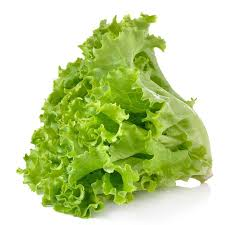
#> input picture greenhouse/images/obj1.jpg, 225 x 225 px; its folder holds 4 pictures in this run
$ python extract_features.py
#> lines starting #> are read from the running program, lines starting #| are printed output that depends on the picture; after the words box and inside, x2 and y2 are one past the last pixel; in counts of white or black regions, pixels touching at a corner belong together
import cv2
import numpy as np
import pandas as pd
import os

def extract_features(image_path):
#> called with image_path = 'images/obj1.jpg'
    img = cv2.imread(image_path)
#> img is the input picture: shape (225, 225, 3); mean B, G, R 152.1, 212.1, 194.7
    img_hsv = cv2.cvtColor(img, cv2.COLOR_BGR2HSV)
#> img_hsv: shape (225, 225, 3); mean H, S, V 28.3, 92.8, 212.2

    # Зелёный диапазон
    lower_green = np.array([25, 40, 20])
    upper_green = np.array([85, 255, 255])

    mask = cv2.inRange(img_hsv, lower_green, upper_green)
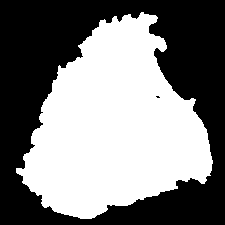
#> mask: shape (225, 225); 49.7% white; 1 white region, box (x1, y1, x2, y2) and area: (16, 12, 213, 219) 25136

    # Площадь зелёных пикселей
    green_area = np.sum(mask > 0)
#> green_area = 25136

    # Bounding box
    coords = cv2.findNonZero(mask)
#> coords = contour of 25136 points, box (x1, y1, x2, y2) (16, 12, 213, 219), area 524
    x, y, w, h = cv2.boundingRect(coords)
#> x = 16; y = 12; w = 197; h = 207

    return green_area, w, h

# Генерация таблицы
images_dir = "images"
rows = []

for filename in os.listdir(images_dir):
    if filename.lower().endswith((".jpg", ".png")):
        path = os.path.join(images_dir, filename)
        area, w, h = extract_features(path)
#> area = 25136; w = 197; h = 207
        rows.append({
            "filename": filename,
            "area_px": area,
            "width_px": w,
            "height_px": h
        })
#> pass 2 of the loop `for filename in os.listdir(images_dir):`:
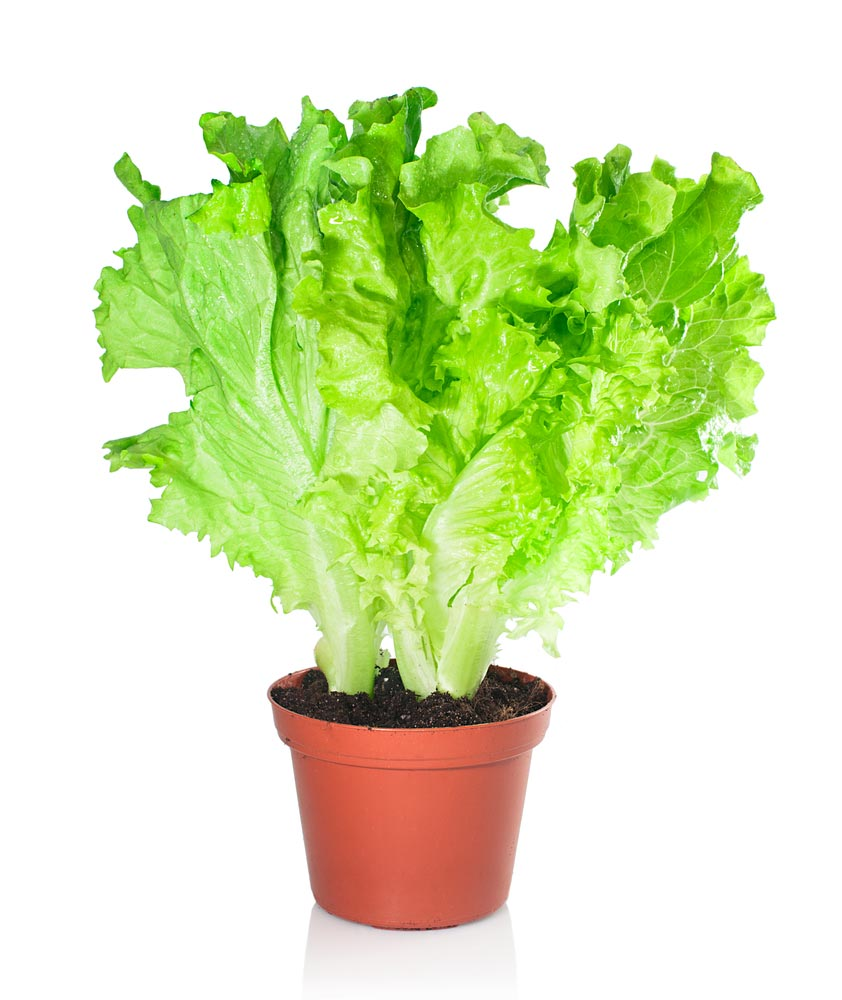
#> input picture greenhouse/images/obj10.jpg, 842 x 1000 px
#> in extract_features, img is the input picture: shape (1000, 842, 3); mean B, G, R 181.8, 230.3, 215.6
#> img_hsv: shape (1000, 842, 3); mean H, S, V 19, 67.3, 236.2
#> in extract_features (call 2), `mask = cv2.inRange(img_hsv, lower_green, upper_green)`:
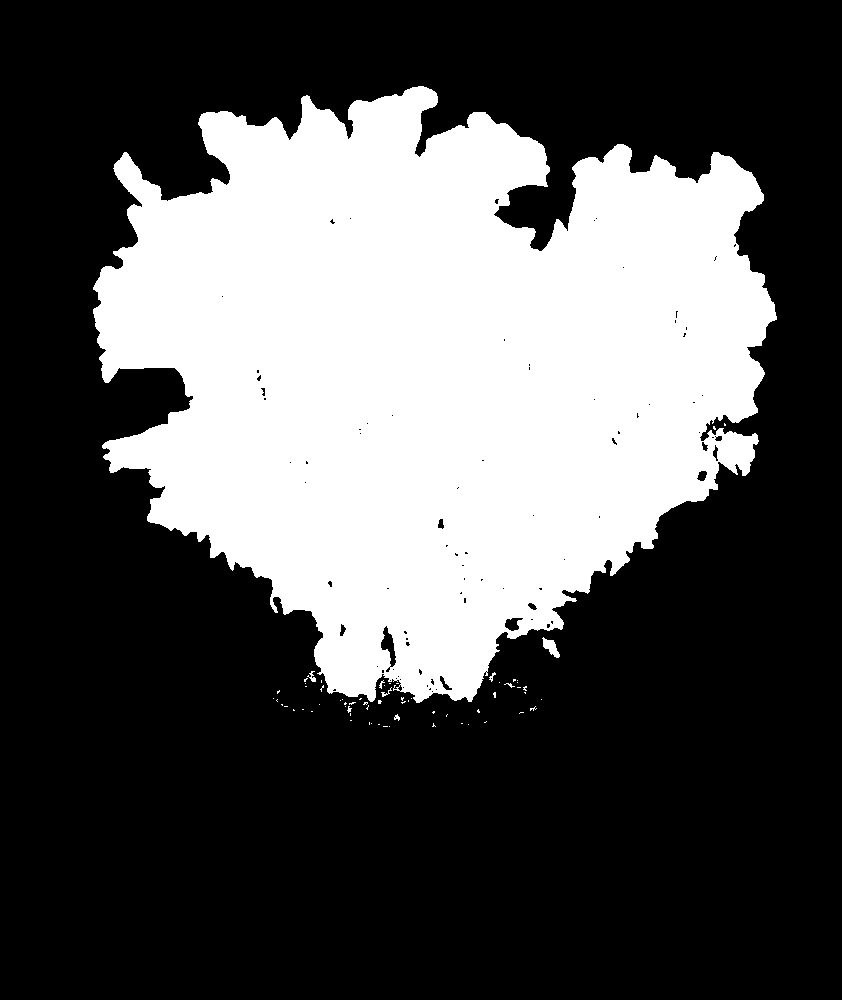
#> mask: shape (1000, 842); 33.2% white; 66 white regions (59 under 20 px), largest, box (x1, y1, x2, y2) and area: (93, 86, 777, 703) 279183, (542, 637, 560, 658) 183, (307, 671, 316, 682) 44
#> green_area = 279800
#> coords = contour of 279800 points, box (x1, y1, x2, y2) (93, 86, 777, 727), area 1534
#> in extract_features (call 2), `x, y, w, h = cv2.boundingRect(coords)`: x = 93; y = 86; w = 684; h = 641
#> `area, w, h = extract_features(path)`: area = 279800; w = 684; h = 641
#> pass 3 of the loop `for filename in os.listdir(images_dir):`:
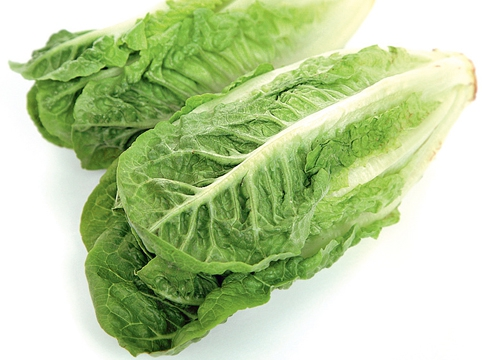
#> input picture greenhouse/images/obj11.jpg, 492 x 360 px
#> in extract_features, img is the input picture: shape (360, 492, 3); mean B, G, R 158.3, 206.1, 186.4
#> img_hsv: shape (360, 492, 3); mean H, S, V 31.5, 75.1, 206.3
#> in extract_features (call 3), `mask = cv2.inRange(img_hsv, lower_green, upper_green)`:
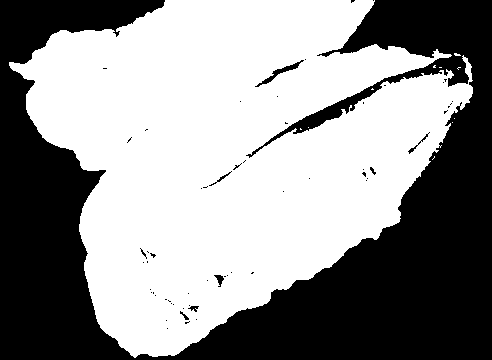
#> mask: shape (360, 492); 57.3% white; 60 black regions (52 under 20 px), largest, box (x1, y1, x2, y2) and area: (0, 0, 492, 360) 75008, (255, 60, 304, 87) 209, (214, 275, 224, 287) 58
#> green_area = 101492
#> coords = contour of 101492 points, box (x1, y1, x2, y2) (9, 0, 473, 358), area 26135
#> in extract_features (call 3), `x, y, w, h = cv2.boundingRect(coords)`: x = 9; y = 0; w = 464; h = 358
#> `area, w, h = extract_features(path)`: area = 101492; w = 464; h = 358
#> the loop made 4 passes; the first 3 are shown

df = pd.DataFrame(rows)
df.to_csv("features.csv", index=False)
print("Saved features.csv")
